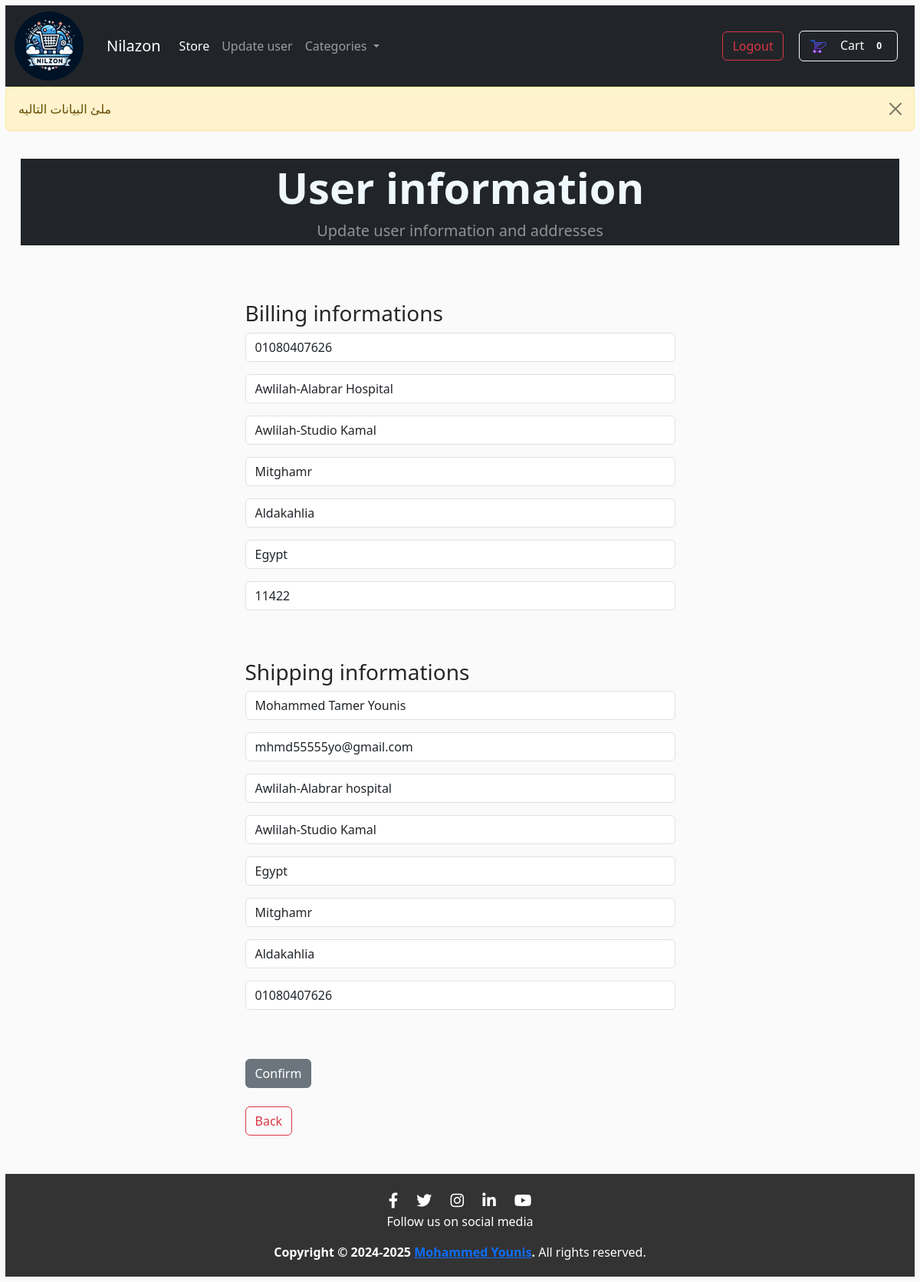
/update_profile/ (signed in), run on the app's committed database.
### ecommerceApp/models.py (models this page shows, shortened)
class Profile(models.Model):
    user = models.OneToOneField(User, on_delete=models.CASCADE)
    date_modified = models.DateTimeField(User, auto_now=True)
    phone = models.CharField(max_length=20, blank=True)
    address1 = models.CharField(max_length=200, blank=True)
    address2 = models.CharField(max_length=200, blank=True)
    city = models.CharField(max_length=200, blank=True)
    state = models.CharField(max_length=200, blank=True)
    country = models.CharField(max_length=200, blank=True)
    zip_code = models.CharField(max_length=200, blank=True)
    old_cart = models.CharField(max_length=2000, null=True)

### payment/models.py (models this page shows, shortened)
class ShippingAddress(models.Model):
    user = models.ForeignKey(User, on_delete=models.CASCADE)
    shipping_full_name = models.CharField(max_length=255, null=True, blank=True)
    shipping_email = models.EmailField()
    shipping_phone = models.CharField(max_length=15, null=True, blank=True)
    shipping_address1 = models.CharField(max_length=255, null=True, blank=True)
    shipping_address2 = models.CharField(max_length=255, null=True, blank=True)
    shipping_country = models.CharField(max_length=255, null=True, blank=True)
    shipping_city = models.CharField(max_length=255, null=True, blank=True)
    shipping_state = models.CharField(max_length=255, null=True, blank=True)
    class Meta :
        verbose_name_plural = "Shiping Address"

### ecommerceApp/views.py (the view)
# urls.py: path('update_profile/', views.update_profile, name='update_profile'),
def update_profile(request):
    cart = Cart(request)  # Get the current cart
    total_items = cart.total_items()  # Get total items in the cart
    categories = Category.objects.all()  # Get all categories
    if request.user.is_authenticated:
        messages.success(request, 'ملئ البيانات التاليه')
        current_user = Profile.objects.get(user__id=request.user.id)
        shipping_user = ShippingAddress.objects.get(user__id=request.user.id)
        form = UpdateInfoForm(request.POST or None, instance=current_user)
        shipping_form = ShippingAddressForm(request.POST or None, instance=shipping_user)
        if request.method == 'POST':
            if form.is_valid() or shipping_form.is_valid():
                form.save()
                shipping_form.save()
                messages.success(request, "User informations has been updated Successfully!")
                return redirect('main')
        return render(request, 'eCommerce/update_prof.html', {'form': form, 'total_items': total_items, 'shipping_form':shipping_form, 'categories':categories})
    else:
        messages.error(request, "Sorry, This action needs user logged in !")
        return redirect('main')

### cart/cart.py (called while the page is built)
    def total_items (self):
        prodict_ids = self.cart.keys()
        products = Product.objects.filter(id__in=prodict_ids)
        qtys = self.cart
        total = 0
        for key, value in qtys.items():
            key = int(key)
            for product in products :
                if product.id == key :
                    total = total + int(value)
        return total

### cart/context_processors.py (called while the page is built)
def cart(request):
    return {'cart': Cart(request)}

### templates/eCommerce/update_prof.html (shortened to what this page needs)
{% extends 'base.html' %}
{% block content %}
<header class="bg-dark py-1">
    <div class="container px-4 px-lg-5 my-0">
        <div class="text-center text-white">
            <h3 class="display-4 fw-bolder" style="color: aliceblue;">User information</h3>
            <p class="lead fw-normal text-white-50 mb-0">Update user information and addresses </p>
        </div>
    </div>
</header>
<div class="row justify-content-center">
    <div class="col-md-6 offset-md3">
        <form method="POST" action="{% url 'update_profile' %}">
            <br><br><br>
            <h3>Billing informations</h3>
            {{ form.as_p }}
            <br><br>
            <h3>Shipping informations</h3>
            {{shipping_form.as_p}}
            <br><br>
            <button class="btn btn-secondary" type="submit">
                Confirm
            </button>
            <br><br>
            <a href="{% url 'update_user' %}" class="btn btn-outline-danger">
            Back
            </a>
        </form>
</div>
{% endblock %}

### static/css/style.css (style rules this page uses)
body { background-color: hsl(0, 0%, 98%); }
h1,h2,h3,h4,h5,h6 { color:hsl(0, 0%, 15%); }
.bg-dark { background-color: #4f868c; }
.btn { border-radius: 40; }

### templates/base.html (style rules this page uses)
body { display: flex; flex-direction: column; }

### data on the page
Profile: phone "01080407626", address1 "Awlilah-Alabrar Hospital", address2 "Awlilah-Studio Kamal", city "Mitghamr", state "Aldakahlia", country "Egypt", zip_code "11422"
ShippingAddress: shipping_full_name "Mohammed Tamer Younis", shipping_email "mhmd55555yo@gmail.com", shipping_address1 "Awlilah-Alabrar hospital", shipping_address2 "Awlilah-Studio Kamal", shipping_country "Egypt", shipping_city "Mitghamr", shipping_state "Aldakahlia", shipping_phone "01080407626"

### other printed values
{{ total_items }} "0"
{{ message }} "ملئ البيانات التاليه"
